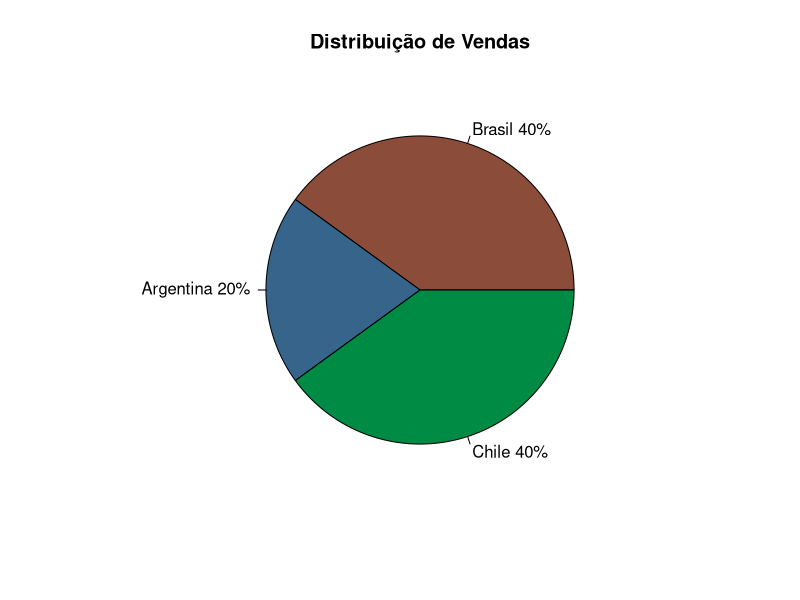
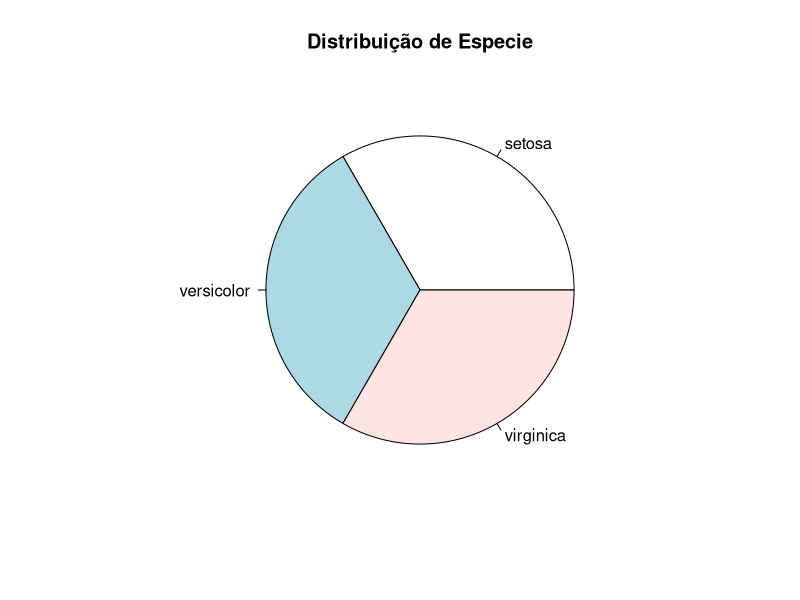
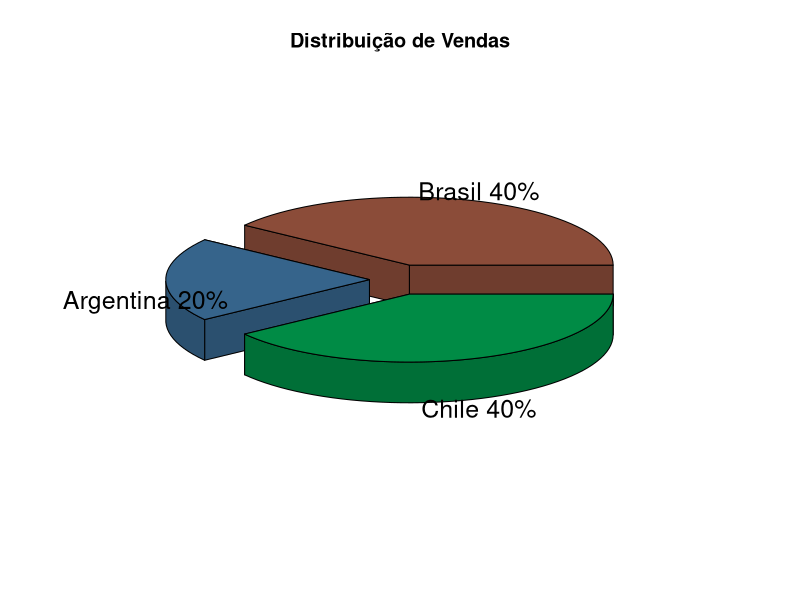

Write R code to recreate these figures, in order.
setwd("C:/Cursos/Cuso_DSA/Modulo4")
getwd()

#construção do Piechar
?pie
fatias = c(40,20,40)

#nomeando os labels
paises = c("Brasil", "Argentina", "Chile")

paises = paste(paises, fatias)

#incluindo detalhes no label
paises = paste(paises, "%", sep = "")

colors()

#construindo o grafico.
pie(fatias, labels = paises,
    col = c("salmon4", "steelblue4", "springgreen4"),
    main = "Distribuição de Vendas")

#utilizando o dataset iris
attach(iris)
Values= table(Species)
labels = paste(names(Values))
pie(Values, labels = , main = "Distribuição de Especie")

#pacote 3d
install.packages("plotrix")
library(plotrix)

pie3D(fatias, labels = paises, explode = 0.15,
      col = c("salmon4", "steelblue4", "springgreen4"),
      main= "Distribuição de Vendas")
